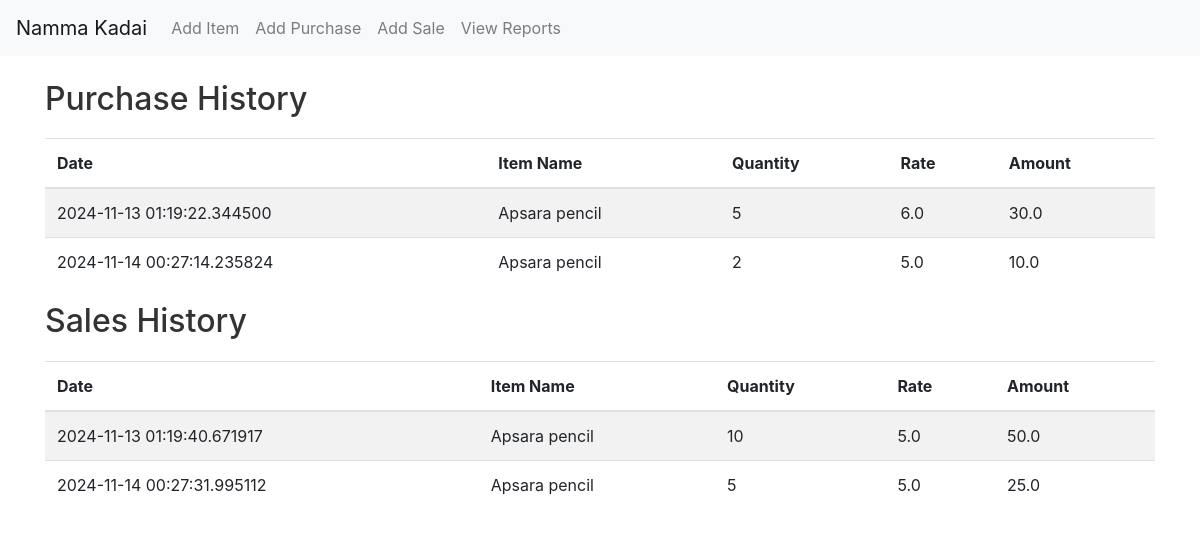
/view_reports, run on an earlier commit of the app's database.
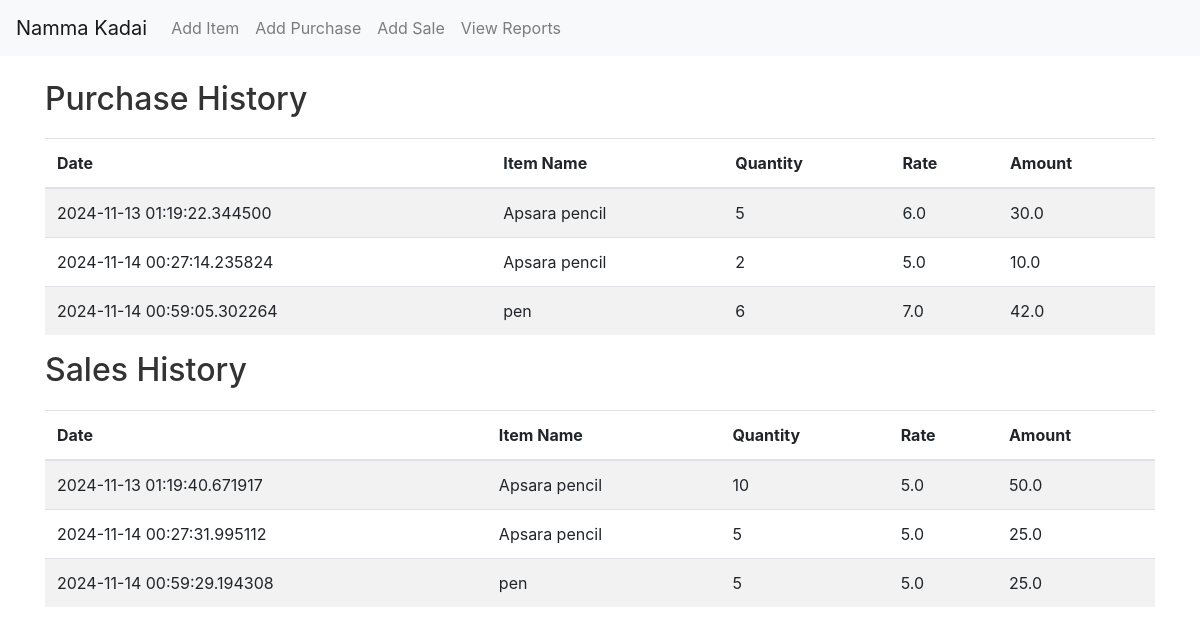
And on a later commit of the database.
### models.py (models this page shows)
class Purchase(db.Model):
    id = db.Column(db.Integer, primary_key=True)
    timestamp = db.Column(db.DateTime, default=datetime.utcnow)
    item_id = db.Column(db.Integer, db.ForeignKey('item.id'), nullable=False)
    qty = db.Column(db.Integer, nullable=False)
    rate = db.Column(db.Float, nullable=False)
    amount = db.Column(db.Float, nullable=False)
    item = db.relationship('Item', backref=db.backref('purchases', lazy=True))

class Item(db.Model):
    id = db.Column(db.Integer, primary_key=True)
    name = db.Column(db.String(50), unique=True, nullable=False)
    price = db.Column(db.Float, nullable=False)
    qty = db.Column(db.Integer, nullable=False, default=0)

class Sale(db.Model):
    id = db.Column(db.Integer, primary_key=True)
    timestamp = db.Column(db.DateTime, default=datetime.utcnow)
    item_id = db.Column(db.Integer, db.ForeignKey('item.id'), nullable=False)
    qty = db.Column(db.Integer, nullable=False)
    rate = db.Column(db.Float, nullable=False)
    amount = db.Column(db.Float, nullable=False)
    item = db.relationship('Item', backref=db.backref('sales', lazy=True))

### app.py (the view)
@app.route('/view_reports')
def view_reports():
    purchase_page = request.args.get('purchase_page', 1, type=int)
    sale_page = request.args.get('sale_page', 1, type=int)
    purchases = Purchase.query.paginate(page=purchase_page, per_page=5)
    sales = Sale.query.paginate(page=sale_page, per_page=5)
    return render_template('view_reports.html', purchases=purchases, sales=sales)

### templates/view_reports.html (shortened to what this page needs)
{% extends "base.html" %}
{% block content %}
<h2>Purchase History</h2>
<table class="table table-striped">
    <thead>
        <tr>
            <th>Date</th>
            <th>Item Name</th>
            <th>Quantity</th>
            <th>Rate</th>
            <th>Amount</th>
        </tr>
    </thead>
    <tbody>
        {% for purchase in purchases.items %}
        <tr>
            <td>{{ purchase.timestamp }}</td>
            <td>{{ purchase.item.name }}</td>
            <td>{{ purchase.qty }}</td>
            <td>{{ purchase.rate }}</td>
            <td>{{ purchase.amount }}</td>
        </tr>
        {% else %}
        <tr><td colspan="5">No purchases found.</td></tr>
        {% endfor %}
    </tbody>
</table>
<h2>Sales History</h2>
<table class="table table-striped">
    <thead>
        <tr>
            <th>Date</th>
            <th>Item Name</th>
            <th>Quantity</th>
            <th>Rate</th>
            <th>Amount</th>
        </tr>
    </thead>
    <tbody>
        {% for sale in sales.items %}
        <tr>
            <td>{{ sale.timestamp }}</td>
            <td>{{ sale.item.name }}</td>
            <td>{{ sale.qty }}</td>
            <td>{{ sale.rate }}</td>
            <td>{{ sale.amount }}</td>
        </tr>
        {% else %}
        <tr><td colspan="5">No sales found.</td></tr>
        {% endfor %}
    </tbody>
</table>
{% endblock %}

### templates/base.html (shortened to what this page needs)
<!DOCTYPE html>
<html lang="en">
<head>
    <link rel="stylesheet" href="{{ url_for('static', filename='styles.css') }}">
    <link rel="stylesheet" href="https://maxcdn.bootstrapcdn.com/bootstrap/4.5.2/css/bootstrap.min.css">
</head>
<body>
    <nav class="navbar navbar-expand-lg navbar-light bg-light">
        <a class="navbar-brand" href="{{ url_for('home') }}">Namma Kadai</a>
        <div class="navbar-nav">
            <a class="nav-item nav-link" href="{{ url_for('add_item') }}">Add Item</a>
            <a class="nav-item nav-link" href="{{ url_for('add_purchase') }}">Add Purchase</a>
            <a class="nav-item nav-link" href="{{ url_for('add_sale') }}">Add Sale</a>
            <a class="nav-item nav-link" href="{{ url_for('view_reports') }}">View Reports</a>
        </div>
    </nav>
    <div class="container mt-4">
        {% block content %}{% endblock %}
    </div>
</body>
</html>

### static/styles.css (style rules this page uses)
body { background-color: #f8f9fa; }
h1, h2, h3 { color: #333; }
.table { margin-top: 20px; background-color: #fff; }
.navbar { margin-bottom: 20px; }

What changed in the data, as far as the page shows it:
added Purchase: timestamp "2024-11-14 00:59:05.302264", item.name "pen", qty "6", rate "7.0", amount "42.0"
added Sale: timestamp "2024-11-14 00:59:29.194308", item.name "pen", qty "5", rate "5.0", amount "25.0"
